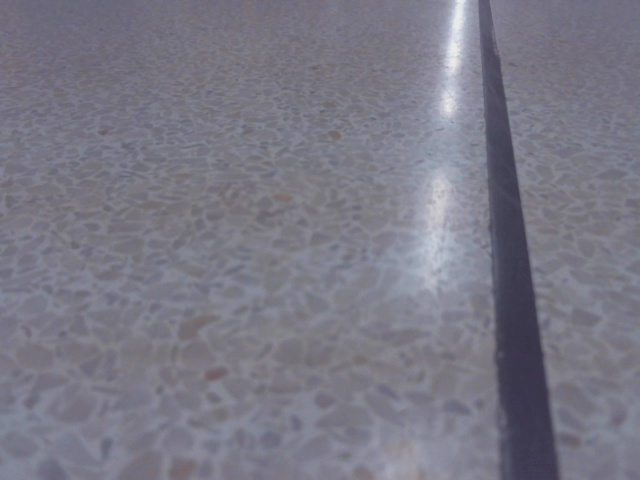
#> input picture drive_pic_4_find_line/Thu Dec 24 14:24:26 2015/Thu Dec 24 14:24:28 2015.jpg, 640 x 480 px
$ python detect_line.py --image '../drive_pic_4_find_line/Thu Dec 24 14:24:26 2015/Thu Dec 24 14:24:28 2015.jpg'   (Python 2 division)
#> lines starting #> are read from the running program, lines starting #| are printed output that depends on the picture
import cv2, argparse
import numpy as np

# construct the argument parser and parse the arguments
ap = argparse.ArgumentParser()
ap.add_argument("-i", "--image", required = True, help = "Path to the image")
args = vars(ap.parse_args())

image = cv2.imread(args["image"])
#> image is the input picture: shape (480, 640, 3); mean B, G, R 132.9, 119.9, 121.2
roi = image[60:80, 0:100]
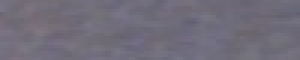
#> roi: shape (20, 100, 3) (shown 3 times larger); mean B, G, R 121.8, 108.4, 112.2
gray = cv2.cvtColor(roi, cv2.COLOR_BGR2GRAY)
ret, roi_img = cv2.threshold(gray, 75, 255, 0)
#> roi_img: shape (20, 100); every value is 255
cv2.bitwise_not(roi_img, roi_img)
#> roi_img: shape (20, 100); every value is 0
erodeElmt = cv2.getStructuringElement(cv2.MORPH_RECT, (3, 3))
dilateElmt = cv2.getStructuringElement(cv2.MORPH_RECT, (5, 5))
#cv2.erode(roi_img, erodeElmt)
cv2.dilate(roi_img, dilateElmt)
contours, hiearchy = cv2.findContours(roi_img, cv2.RETR_TREE, cv2.CHAIN_APPROX_SIMPLE)
#> contours = []; hiearchy = None
for i in contours:
	moments = cv2.moments(i)

	if moments['m00']!=0.0 :
		if moments['m01'] != 0.0:
			cx = int(moments['m10']/moments['m00'])
			cy = int(moments['m01']/moments['m00'])
			cv2.circle(image, (cx, cy+60), 8, (0, 255, 0), 0)
			print cx
#> this loop made 0 passes
while(1):
	cv2.imshow('image', image)
	cv2.imshow('gray', gray)
	cv2.imshow('roi_img', roi_img	)
	k = cv2.waitKey(5) & 0xFF
#> (key Esc is pressed here)
	if k == 27:
		break

$ run again, on drive_pic_4_find_line/Thu Dec 24 14:24:26 2015/Thu Dec 24 14:24:30 2015.jpg
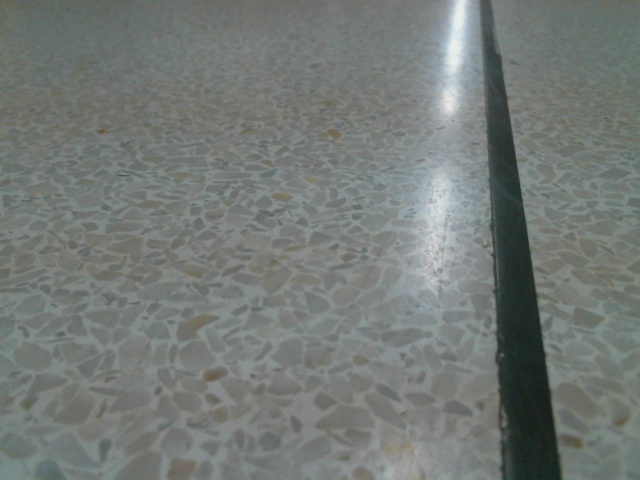
#> input picture drive_pic_4_find_line/Thu Dec 24 14:24:26 2015/Thu Dec 24 14:24:30 2015.jpg, 640 x 480 px
#> image is the input picture: shape (480, 640, 3); mean B, G, R 118, 121.2, 115.6
#> `roi = image[60:80, 0:100]`:
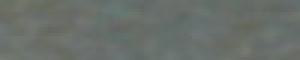
#> roi: shape (20, 100, 3) (shown 3 times larger); mean B, G, R 106.1, 110.9, 104.8
#> contours = []; hiearchy = None
